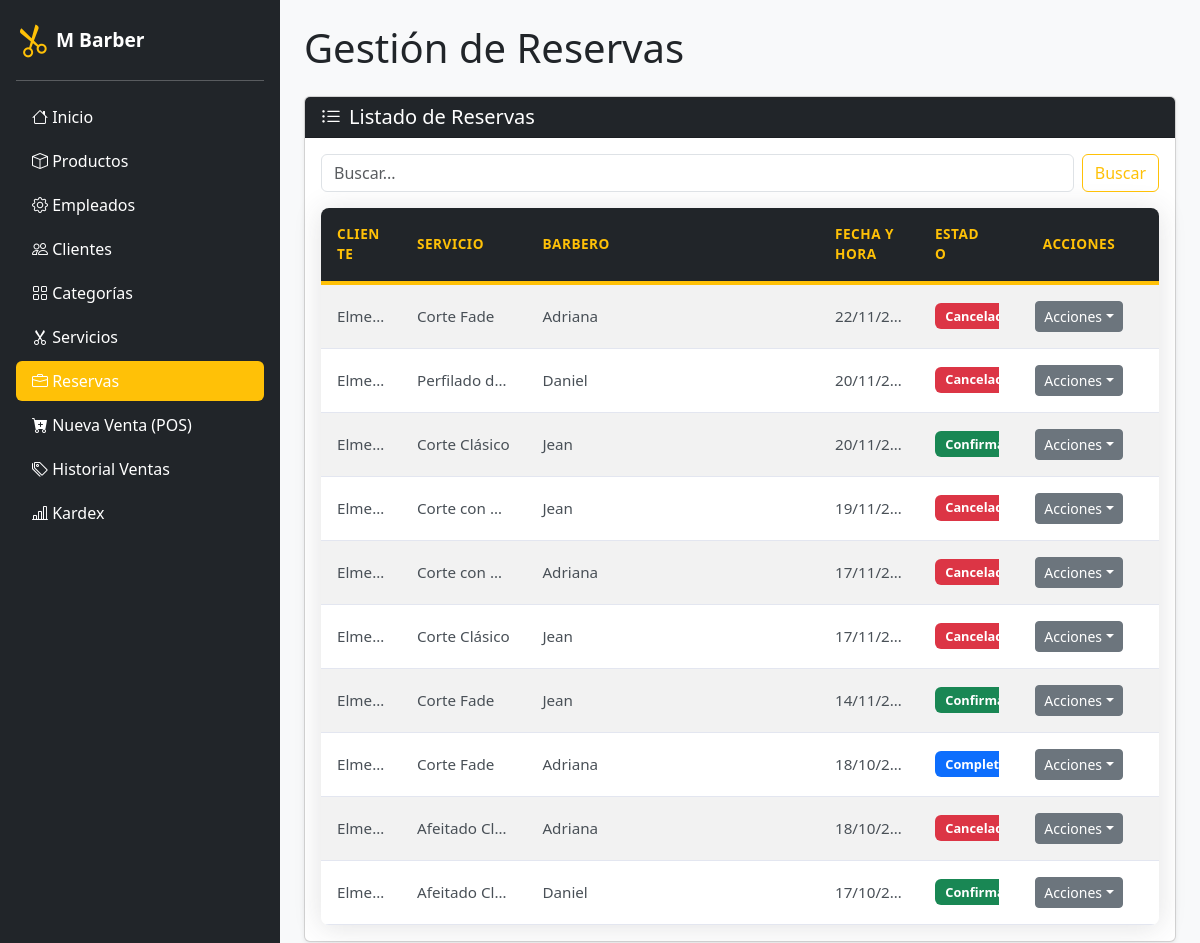
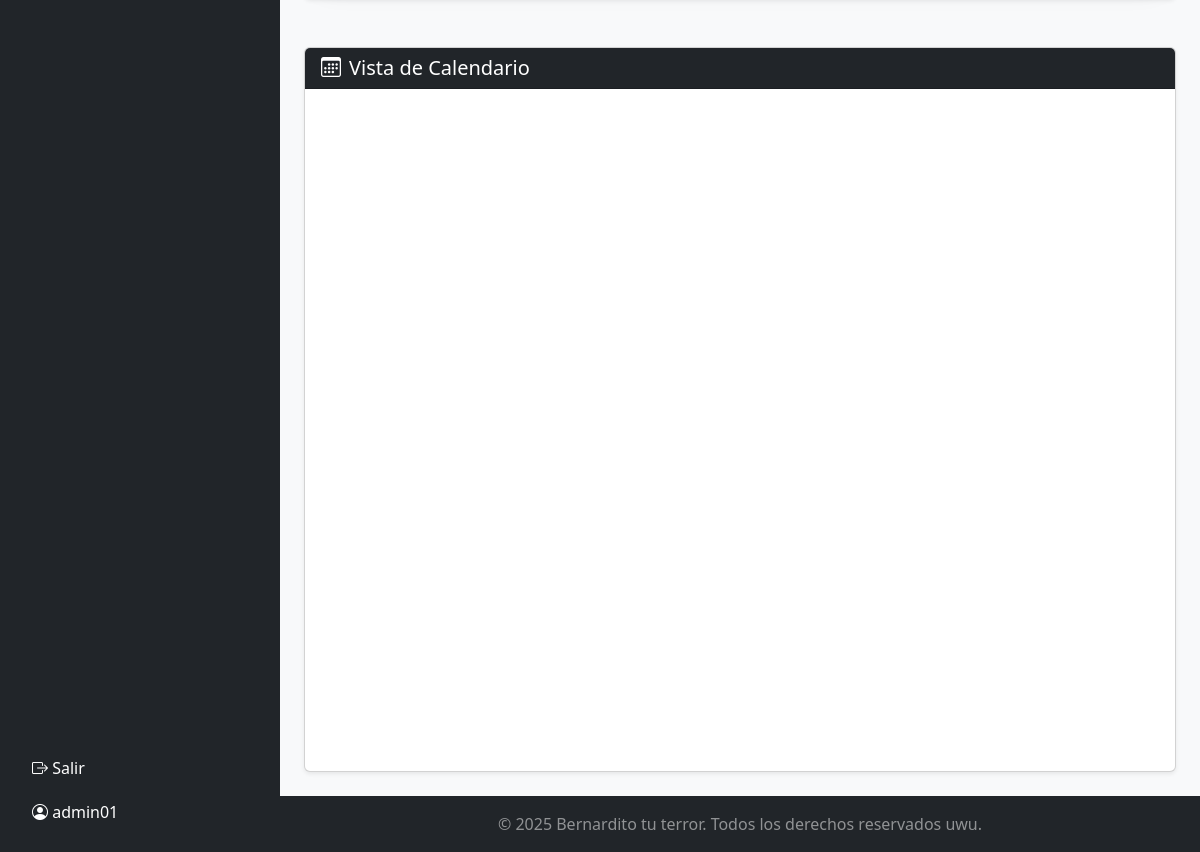
The app's page /admin/reservas.php (signed in) with its own data (2 pictures, top to bottom).
### tables this page shows
CREATE TABLE `reservas` (
  `IdReservas` int(11) NOT NULL,
  `IdUsuarios` int(11) DEFAULT NULL,
  `IdServicios` int(11) DEFAULT NULL,
  `IdLocal` int(11) DEFAULT NULL,
  `IdBarberos` int(11) DEFAULT NULL,
  `IdTransaccion` varchar(50) DEFAULT NULL,
  `FechaReservas` date NOT NULL,
  `HoraReservas` time NOT NULL,
  `EstadoReservas` enum('Confirmado','No Confirmado','Completado','Cancelado') NOT NULL DEFAULT 'No Confirmado',
  `MotivoCancelacion` text DEFAULT NULL
);

CREATE TABLE `usuarios` (
  `IdUsuarios` int(11) NOT NULL,
  `NombreUsuarios` varchar(50) NOT NULL,
  `ApellidoUsuarios` varchar(50) NOT NULL,
  `EmailUsuarios` varchar(255) NOT NULL,
  `ContrasenaUsuario` varchar(256) NOT NULL,
  `TelefonoUsuarios` varchar(9) NOT NULL,
  `DNIUsuarios` varchar(8) NOT NULL,
  `EstadoUsuarios` tinyint(1) NOT NULL DEFAULT 1,
  `FechaAltaUsuarios` datetime NOT NULL
);

CREATE TABLE `servicios` (
  `IdServicios` int(11) NOT NULL,
  `TipoServicios` varchar(100) DEFAULT NULL,
  `PrecioServicios` decimal(18,2) NOT NULL,
  `DescripcionServicios` text DEFAULT NULL,
  `DuracionMinutos` int(10) NOT NULL,
  `ActivoServicios` tinyint(1) NOT NULL DEFAULT 1
);

CREATE TABLE `empleados` (
  `IdEmpleados` int(11) NOT NULL,
  `NombreEmpleado` varchar(100) NOT NULL,
  `ApellidoEmpleados` varchar(100) NOT NULL,
  `DNIEmpleados` varchar(8) NOT NULL,
  `TelefonoEmpleados` varchar(9) NOT NULL,
  `EmailEmpleados` varchar(100) NOT NULL,
  `RolEmpleados` varchar(50) NOT NULL,
  `ContrasenaEmpleados` varchar(255) NOT NULL,
  `Activo` tinyint(1) NOT NULL DEFAULT 1
);

### admin/controllers/reservas-dash.php (called while the page is built, shortened)
<?php
$busqueda = isset($_GET['busqueda']) ? trim($_GET['busqueda']) : '';
$where_sql = "WHERE 1=1";
$params = [];
$sql = "
    SELECT r.IdReservas, r.FechaReservas, r.HoraReservas, r.EstadoReservas, r.MotivoCancelacion,
           u.NombreUsuarios, u.ApellidoUsuarios, s.TipoServicios,
           e.NombreEmpleado, e.ApellidoEmpleados
    FROM reservas r
    JOIN usuarios u ON r.IdUsuarios = u.IdUsuarios
    JOIN servicios s ON r.IdServicios = s.IdServicios
    LEFT JOIN empleados e ON r.IdBarberos = e.IdEmpleados
    $where_sql
    ORDER BY r.FechaReservas DESC, r.HoraReservas DESC
";
$stmt = $pdo->prepare($sql);
$stmt->execute($params);
$reservas = $stmt->fetchAll(PDO::FETCH_ASSOC);
function getBadgeClass($estado) {
    switch (strtolower($estado)) {
        case 'confirmado': return 'bg-success';
        case 'completado': return 'bg-primary';
        case 'cancelado': return 'bg-danger';
    }
}
?>

### admin/reservas.php (the view, shortened to what this page needs)
<?php
include 'layouts/header.php';
include 'controllers/reservas-dash.php';
?>
<div class="container-fluid p-4">
    <h1 class="mb-4">Gestión de Reservas</h1>
    <div class="card shadow-sm mb-5">
        <div class="card-header bg-dark text-white">
            <h5 class="mb-0"><i class="bi bi-list-ul me-2"></i>Listado de Reservas</h5>
        </div>
        <div class="card-body">
            <form class="d-flex mb-3" method="get" action="reservas.php">
                <input class="form-control me-2" type="search" name="busqueda" placeholder="Buscar..." value="<?php echo htmlspecialchars($busqueda); ?>">
                <button class="btn btn-outline-warning" type="submit">Buscar</button>
            </form>
            <div class="table-responsive">
                <table class="table table-hover table-striped align-middle">
                    <thead class="table-dark">
                        <tr>
                            <th>Cliente</th>
                            <th>Servicio</th>
                            <?php if ($_SESSION['user_type'] === 'administrador'): ?>
                                <th>Barbero</th>
                            <?php endif; ?>
                            <th>Fecha y Hora</th>
                            <th>Estado</th>
                            <th class="text-center">Acciones</th>
                        </tr>
                    </thead>
                    <tbody>
                        <?php if (!empty($reservas)): ?>
                            <?php foreach ($reservas as $reserva): ?>
                                <tr>
                                    <td><?php echo htmlspecialchars($reserva['NombreUsuarios'] . ' ' . $reserva['ApellidoUsuarios']); ?></td>
                                    <td><?php echo htmlspecialchars($reserva['TipoServicios']); ?></td>
                                    <?php if ($_SESSION['user_type'] === 'administrador'): ?>
                                        <td><?php echo $reserva['NombreEmpleado'] ? htmlspecialchars($reserva['NombreEmpleado']) : '<em>N/A</em>'; ?></td>
                                    <?php endif; ?>
                                    <td><?php echo date('d/m/Y h:i A', strtotime($reserva['FechaReservas'] . ' ' . $reserva['HoraReservas'])); ?></td>
                                    <td>
                                        <span class="badge <?php echo getBadgeClass($reserva['EstadoReservas']); ?>">
                                            <?php echo htmlspecialchars(ucfirst($reserva['EstadoReservas'])); ?>
                                        </span>
                                    </td>
                                    <td class="text-center">
                                        <div class="dropdown">
                                            <button class="btn btn-secondary btn-sm dropdown-toggle" type="button" data-bs-toggle="dropdown">Acciones</button>
                                        </div>
                                    </td>
                                </tr>
                            <?php endforeach; ?>
                        <?php else: ?>
                            <tr><td colspan="6" class="text-center">No se encontraron reservas recientes.</td></tr>
                        <?php endif; ?>
                    </tbody>
                </table>
            </div>
        </div>
    </div>
    <div class="card shadow-sm">
        <div class="card-header bg-dark text-white">
            <h5 class="mb-0"><i class="bi bi-calendar3 me-2"></i>Vista de Calendario</h5>
        </div>
        <div class="card-body">
            <div id="calendario-admin"></div>
        </div>
    </div>
</div>
<?php include 'layouts/footer.php'; ?>

### admin/css/styles.css (style rules this page uses)
body { min-height: 100vh; background-color: #f8f9fa; }
.table-responsive { border-radius: 8px; overflow: hidden; box-shadow: 0 0.15rem 1.75rem 0 rgba(58, 59, 69, 0.15); background-color: #fff; }
.table { margin-bottom: 0; border-collapse: separate; border-spacing: 0; }
.table thead th { background-color: #212529; color: #ffc107; font-weight: 600; text-transform: uppercase; font-size: 0.85rem; letter-spacing: 0.5px; padding: 1rem; border-bottom: 4px solid #ffc107; vertical-align: middle; border-top: none; }
.table tbody td { padding: 1rem; vertical-align: middle; color: #495057; border-bottom: 1px solid #e3e6f0; font-size: 0.95rem; }
.table td.text-center, .table th.text-center { text-align: center; }
.table .badge { font-size: 0.8rem; padding: 0.5em 0.8em; }
#calendario-admin { --fc-border-color: #dee2e6; --fc-neutral-bg-color: rgba(0, 0, 0, 0.02); --fc-today-bg-color: rgba(255, 193, 7, 0.15); --fc-now-indicator-color: #ffc107; background-color: #fff; padding: 1.5rem; border-radius: 8px; min-height: 650px; }
.table { table-layout: fixed; width: 100%; }
.table th:nth-child(1) { width: 80px; }
.table th:nth-child(2) { width: 15%; }
.table th:nth-child(3) { width: 35%; }
.table th:nth-child(4) { width: 100px; }
.table th:nth-child(5) { width: 80px; }
.table th:nth-child(6) { width: 160px; }
.table td { white-space: nowrap; overflow: hidden; text-overflow: ellipsis; max-width: 0; }
.table td:last-child { white-space: normal; overflow: visible; }

### records on screen
reservas: IdUsuarios.ApellidoUsuarios "Elme…", IdServicios.TipoServicios "Corte Fade", empleados.NombreEmpleado "Adriana", FechaReservas+HoraReservas "22/11/2…", EstadoReservas "Can…"
reservas: IdUsuarios.ApellidoUsuarios "Elme…", IdServicios.TipoServicios "Perfilado d…", empleados.NombreEmpleado "Daniel", FechaReservas+HoraReservas "20/11/2…", EstadoReservas "Can…"
reservas: IdUsuarios.ApellidoUsuarios "Elme…", IdServicios.TipoServicios "Corte Clásico", empleados.NombreEmpleado "Jean", FechaReservas+HoraReservas "20/11/2…", EstadoReservas "Con…"
reservas: IdUsuarios.ApellidoUsuarios "Elme…", IdServicios.TipoServicios "Corte con…", empleados.NombreEmpleado "Jean", FechaReservas+HoraReservas "19/11/2…", EstadoReservas "Can…"
reservas: IdUsuarios.ApellidoUsuarios "Elme…", IdServicios.TipoServicios "Corte con…", empleados.NombreEmpleado "Adriana", FechaReservas+HoraReservas "17/11/2…", EstadoReservas "Can…"
reservas: IdUsuarios.ApellidoUsuarios "Elme…", IdServicios.TipoServicios "Corte Clásico", empleados.NombreEmpleado "Jean", FechaReservas+HoraReservas "17/11/2…", EstadoReservas "Can…"
reservas: IdUsuarios.ApellidoUsuarios "Elme…", IdServicios.TipoServicios "Corte Fade", empleados.NombreEmpleado "Jean", FechaReservas+HoraReservas "14/11/2…", EstadoReservas "Con…"
reservas: IdUsuarios.ApellidoUsuarios "Elme…", IdServicios.TipoServicios "Corte Fade", empleados.NombreEmpleado "Adriana", FechaReservas+HoraReservas "18/10/2…", EstadoReservas "Co…"
reservas: IdUsuarios.ApellidoUsuarios "Elme…", IdServicios.TipoServicios "Afeitado Cl…", empleados.NombreEmpleado "Adriana", FechaReservas+HoraReservas "18/10/2…", EstadoReservas "Can…"
reservas: IdUsuarios.ApellidoUsuarios "Elme…", IdServicios.TipoServicios "Afeitado Cl…", empleados.NombreEmpleado "Daniel", FechaReservas+HoraReservas "17/10/2…", EstadoReservas "Con…"

### other values on screen
$nombre_usuario "admin01"
